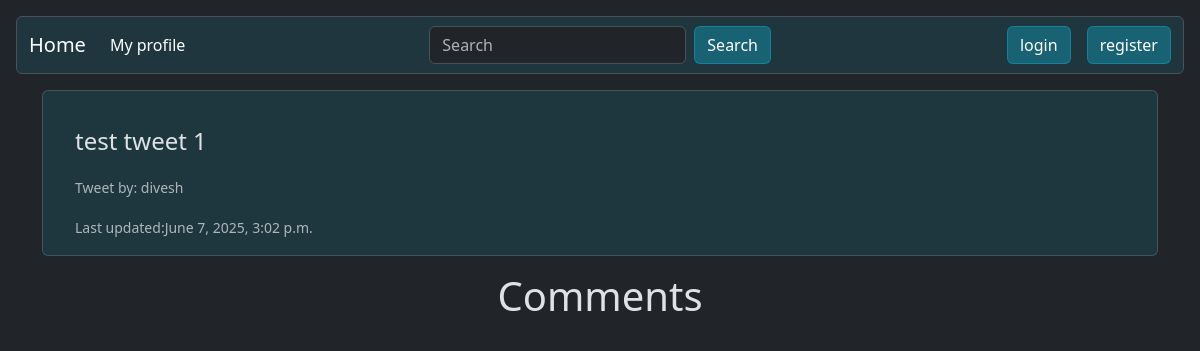
The app's page /tweet/6/detail/, older data.
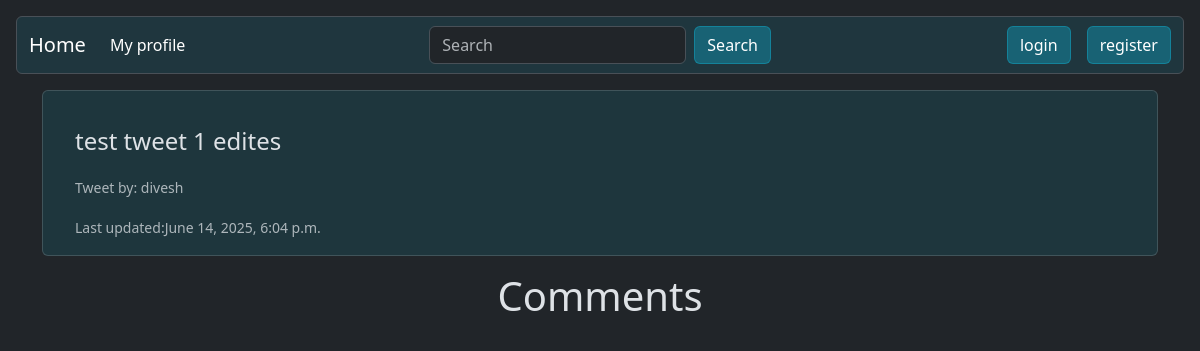
The same page, newer data.
### tweet/models.py (models this page shows, shortened)
class Tweet(models.Model):
    user = models.ForeignKey(User, on_delete = models.CASCADE)
    text = models.TextField(max_length=244)
    photo = models.ImageField(upload_to='photos/', blank=True, null= True)
    created_at = models.DateTimeField(auto_now_add=True)
    updated_at = models.DateTimeField(auto_now=True)

### tweet/views.py (the view)
# urls.py: path('<int:tweet_id>/detail/', views.tweet_detail, name='tweet_detail'),
def tweet_detail(request, tweet_id):
    tweet = get_object_or_404(Tweet, pk = tweet_id)
    comments = tweet.comments.all().order_by('-created_at')
    return render(request, 'tweet_detail.html', {'tweet' : tweet,
                                                 'comments': comments})

### tweet/templates/tweet_detail.html (shortened to what this page needs)
{% extends "layout.html" %}
{% block content %}
<div class="card mb-3 bg-info bg-opacity-10 p-3 pb-0 position-relative">
    <div class="card-body">
        <p class="card-text fs-4">{{tweet.text}}</p>
        <p class="card-text"><small class="text-body-secondary">Tweet by: {{tweet.user.username}}</small></p>
        <p class="card-text"><small class="text-body-secondary">Last updated:{{tweet.updated_at}}</small></p>
    </div>
</div>
<h1 class = "text-center">Comments</h1>
{% endblock %}

Row changes from the older to the newer data that the page shows:
changed Tweet "divesh": text "test tweet 1" → "test tweet 1 edites"; updated_at "June 7, 2025, 3:02 p.m." → "June 14, 2025, 6:04 p.m."
